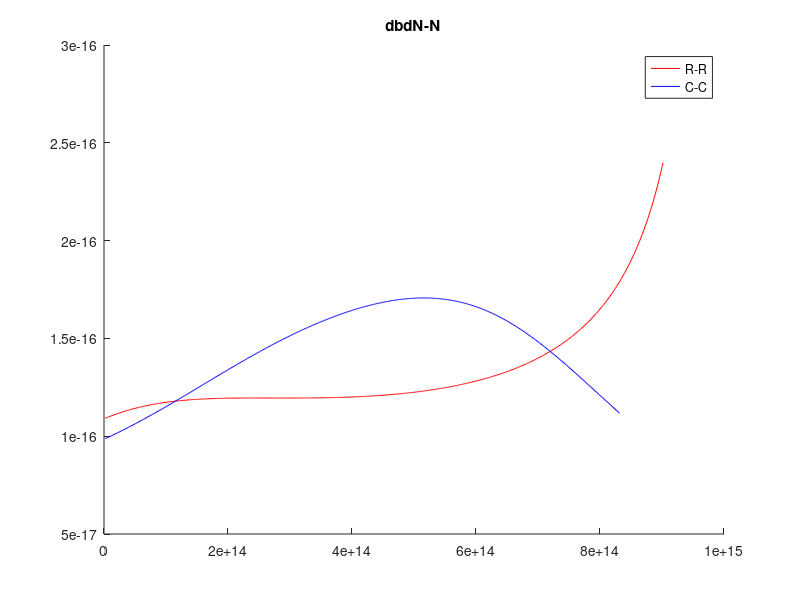
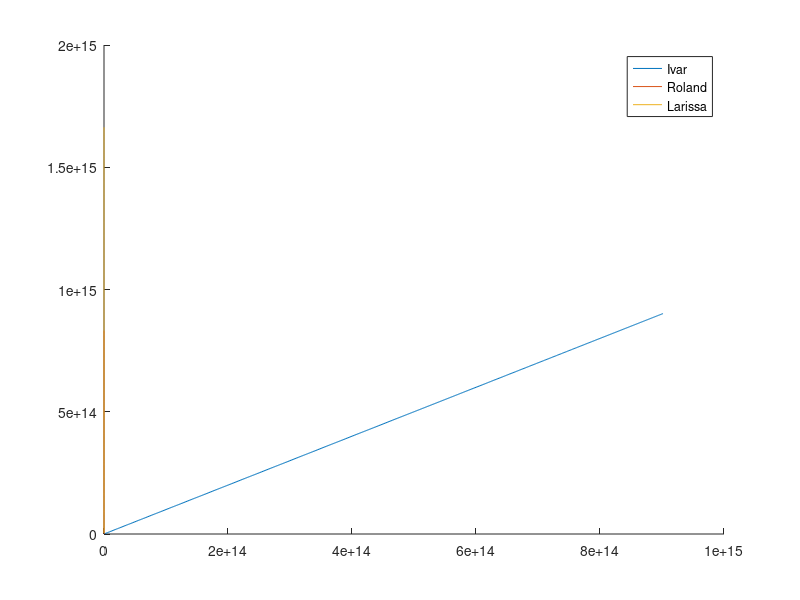

Write the MATLAB code that produced these figures, in order.
clear all; close all; clc;

rr = load('matlab_data_1.mat');
cc = load('matlab_data_2.mat');

N = rr.data1(:,1);

figure(1)
hold on
plot(rr.data1(:,1), rr.data1(:,2),'r')
plot(cc.data1(:,1), cc.data1(:,2),'b')
title('dbdN-N')
legend('R-R','C-C')
hold off

figure(2)
hold on
h(1) = plot(rr.data1(:,1),rr.data1(:,1),'DisplayName','Ivar');
h(2) = plot(cc.data1(:,2),cc.data1(:,1),'DisplayName','Roland');
h(3) = plot(cc.data1(:,2),cc.data1(:,1)*2,'DisplayName','Larissa');
cnt = 0;
for i = 1:3
    if i == 1 || i == 3
        cnt = cnt + 1;
        H(cnt) = h(i);
    end
end
legend([h])
hold off

% figure(2)
% hold on
% plot(cc.data1(:,1), cc.data1(:,3),'r')
% plot(rr.data1(:,1), rr.data1(:,3),'b')
% title('b-N')
% legend('R-R','C-C')
% hold off
% 
% figure(3)
% hold on
% plot(cc.data1(:,3), cc.data1(:,2),'r')
% plot(rr.data1(:,3), rr.data1(:,2),'b')
% title('dbdN-b')
% legend('R-R','C-C')
% hold off